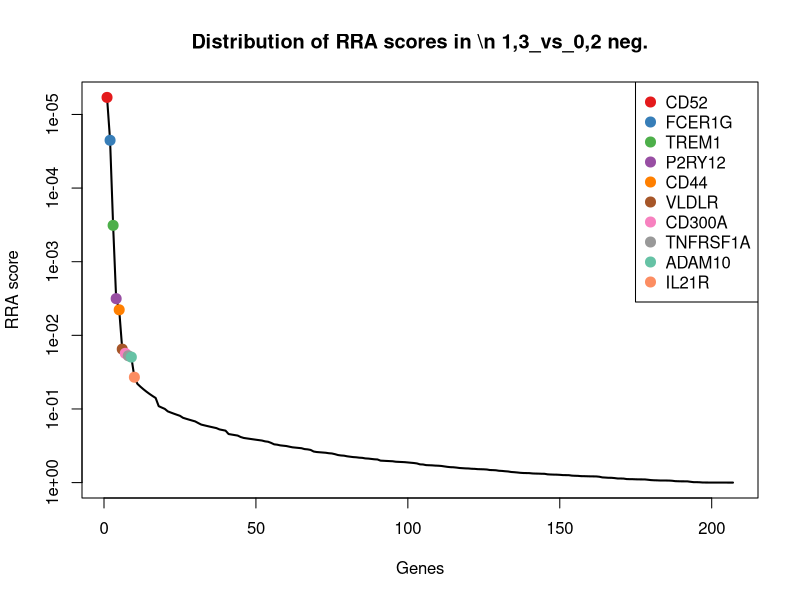
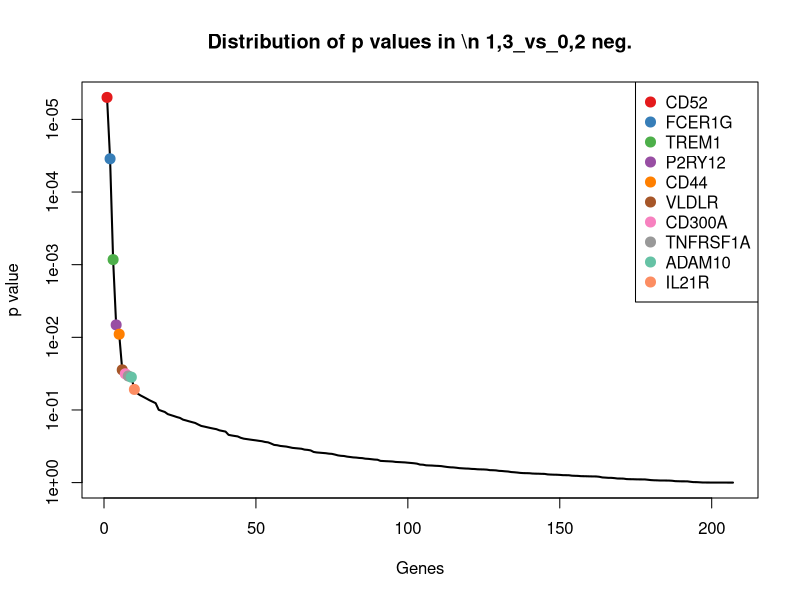
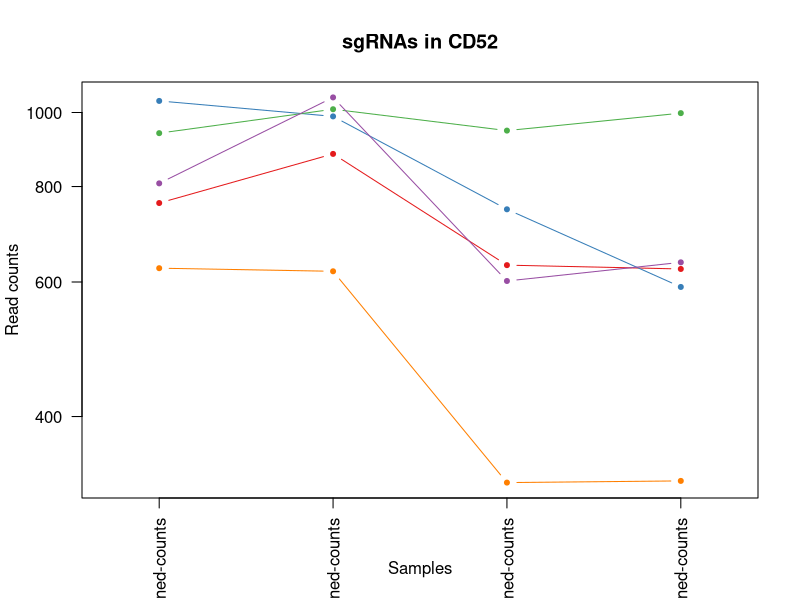
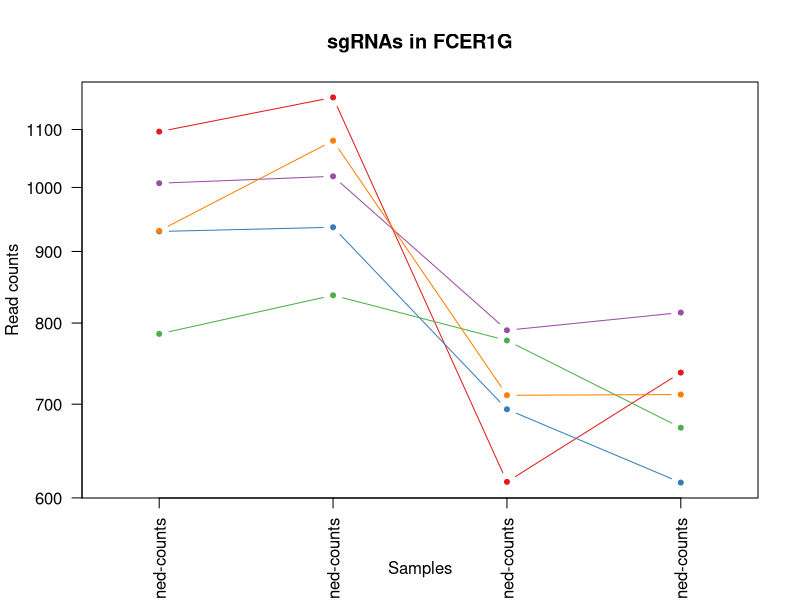
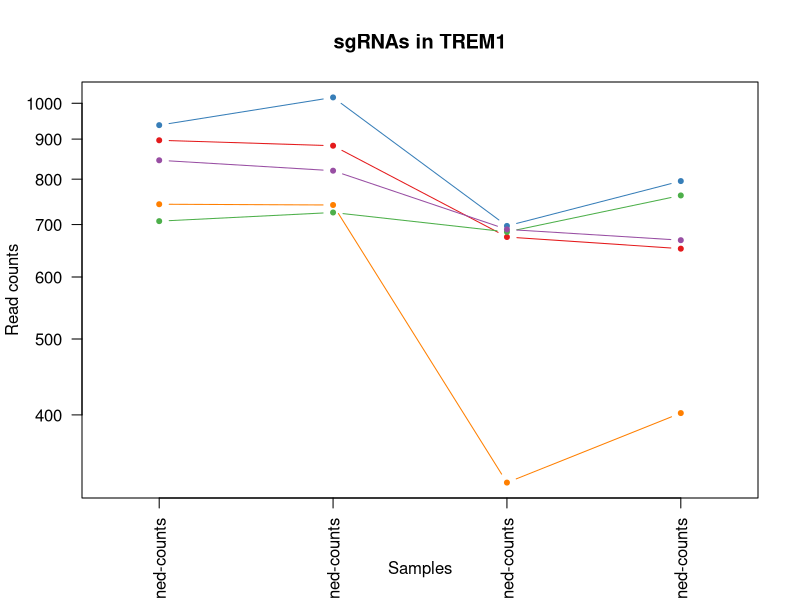
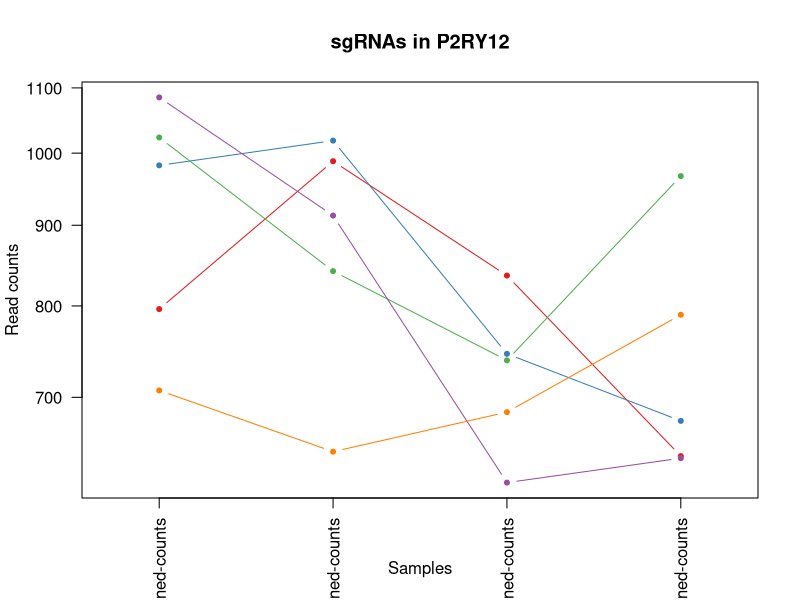
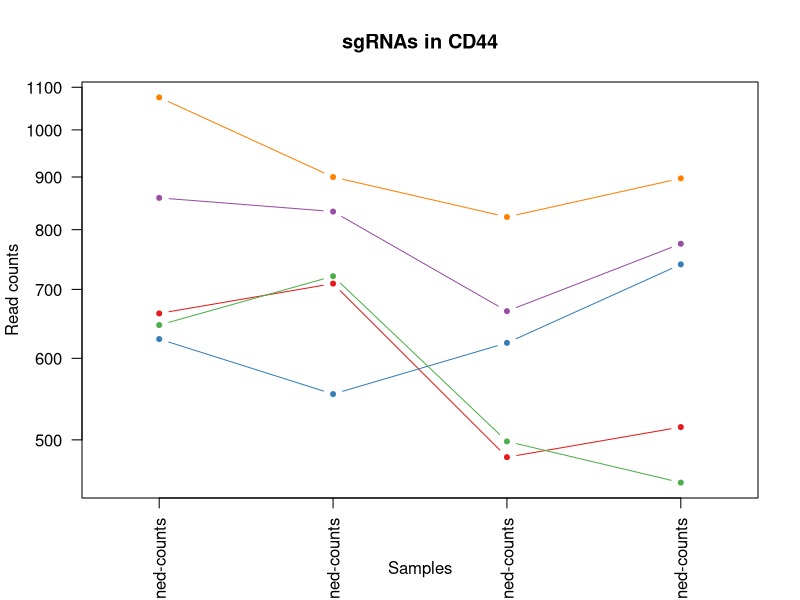
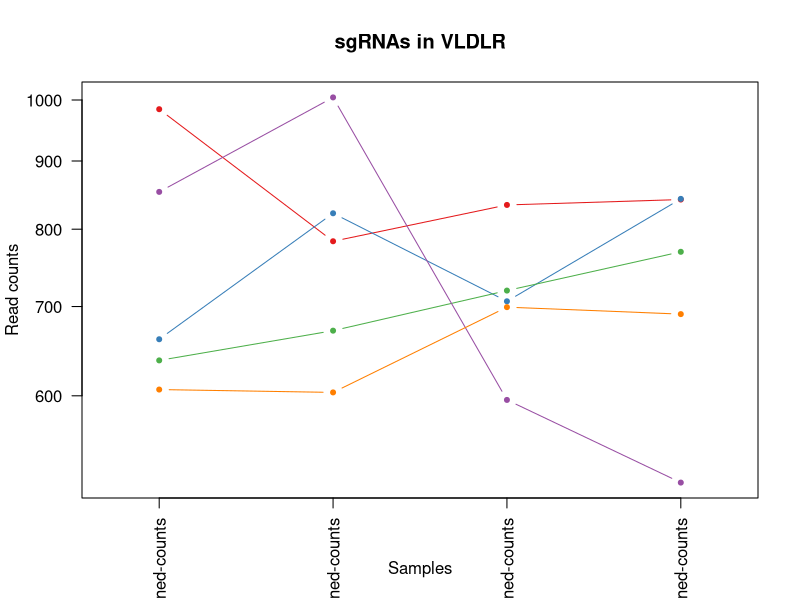

Source code (R) for these figures, in order: (Note: this script raises an error after producing the figures.)
pdf(file='TREM2_CRISPRa.pdf',width=4.5,height=4.5);
gstable=read.table('TREM2_CRISPRa.gene_summary.txt',header=T)
# 
#
# parameters
# Do not modify the variables beginning with "__"

# gstablename='__GENE_SUMMARY_FILE__'
startindex=3
# outputfile='__OUTPUT_FILE__'
targetgenelist=c("CD52","FCER1G","TREM1","P2RY12","CD44","VLDLR","CD300A","TNFRSF1A","ADAM10","IL21R")
# samplelabel=sub('.\\w+.\\w+$','',colnames(gstable)[startindex]);
samplelabel='1,3_vs_0,2 neg.'


# You need to write some codes in front of this code:
# gstable=read.table(gstablename,header=T)
# pdf(file=outputfile,width=6,height=6)


# set up color using RColorBrewer
#library(RColorBrewer)
#colors <- brewer.pal(length(targetgenelist), "Set1")

colors=c( "#E41A1C", "#377EB8", "#4DAF4A", "#984EA3", "#FF7F00",  "#A65628", "#F781BF",
          "#999999", "#66C2A5", "#FC8D62", "#8DA0CB", "#E78AC3", "#A6D854", "#FFD92F", "#E5C494", "#B3B3B3", 
          "#8DD3C7", "#FFFFB3", "#BEBADA", "#FB8072", "#80B1D3", "#FDB462", "#B3DE69", "#FCCDE5",
          "#D9D9D9", "#BC80BD", "#CCEBC5", "#FFED6F")

######
# function definition

plotrankedvalues<-function(val, tglist, ...){
  
  plot(val,log='y',ylim=c(max(val),min(val)),type='l',lwd=2, ...)
  if(length(tglist)>0){
    for(i in 1:length(tglist)){
      targetgene=tglist[i];
      tx=which(names(val)==targetgene);ty=val[targetgene];
      points(tx,ty,col=colors[(i %% length(colors)) ],cex=2,pch=20)
      # text(tx+50,ty,targetgene,col=colors[i])
    }
    legend('topright',tglist,pch=20,pt.cex = 2,cex=1,col=colors)
  }
}



plotrandvalues<-function(val,targetgenelist, ...){
  # choose the one with the best distance distribution
  
  mindiffvalue=0;
  randval=val;
  for(i in 1:20){
    randval0=sample(val)
    vindex=sort(which(names(randval0) %in% targetgenelist))
    if(max(vindex)>0.9*length(val)){
      # print('pass...')
      next;
    }
    mindiffind=min(diff(vindex));
    if (mindiffind > mindiffvalue){
      mindiffvalue=mindiffind;
      randval=randval0;
      # print(paste('Diff: ',mindiffvalue))
    }
  }
  plot(randval,log='y',ylim=c(max(randval),min(randval)),pch=20,col='grey', ...)
  
  if(length(targetgenelist)>0){
    for(i in 1:length(targetgenelist)){
      targetgene=targetgenelist[i];
      tx=which(names(randval)==targetgene);ty=randval[targetgene];
      points(tx,ty,col=colors[(i %% length(colors)) ],cex=2,pch=20)
      text(tx+50,ty,targetgene,col=colors[i])
    }
  }
  
}




# set.seed(1235)



pvec=gstable[,startindex]
names(pvec)=gstable[,'id']
pvec=sort(pvec);

plotrankedvalues(pvec,targetgenelist,xlab='Genes',ylab='RRA score',main=paste('Distribution of RRA scores in \\n',samplelabel))

# plotrandvalues(pvec,targetgenelist,xlab='Genes',ylab='RRA score',main=paste('Distribution of RRA scores in \\n',samplelabel))


pvec=gstable[,startindex+1]
names(pvec)=gstable[,'id']
pvec=sort(pvec);

plotrankedvalues(pvec,targetgenelist,xlab='Genes',ylab='p value',main=paste('Distribution of p values in \\n',samplelabel))

# plotrandvalues(pvec,targetgenelist,xlab='Genes',ylab='p value',main=paste('Distribution of p values in \\n',samplelabel))



# you need to write after this code:
# dev.off()






# parameters
# Do not modify the variables beginning with "__"
targetmat=list(c(760.1879919988596,881.6673649421962,630.2490580386057,623.023254695768),c(1034.463060273105,987.2949954609434,745.9469527510067,590.0795678222747),c(938.6091436789915,1008.8516547504836,945.8810339645419,997.0309939066021),c(806.6913772771919,1045.497975542702,600.8171374538721,635.6193702650447),c(624.4740308804614,618.6761216098051,326.7958078718696,328.46793676806425))
targetgene="CD52"
collabel=c("TRE-VPH-7d-dox-rd1-trem2-low_S18_L001_R1_001-clipped-trimmed-aligned-counts","TRE-VPH-7d-dox-rd2-trem2-low_S20_L001_R1_001-clipped-trimmed-aligned-counts","TRE-VPH-7d-dox-rd2-trem2-high_S21_L001_R1_001-clipped-trimmed-aligned-counts","TRE-VPH-7d-dox-rd1-trem2-high_S19_L001_R1_001-clipped-trimmed-aligned-counts")

# set up color using RColorBrewer
#library(RColorBrewer)
#colors <- brewer.pal(length(targetgenelist), "Set1")

colors=c( "#E41A1C", "#377EB8", "#4DAF4A", "#984EA3", "#FF7F00",  "#A65628", "#F781BF",
          "#999999", "#66C2A5", "#FC8D62", "#8DA0CB", "#E78AC3", "#A6D854", "#FFD92F", "#E5C494", "#B3B3B3", 
          "#8DD3C7", "#FFFFB3", "#BEBADA", "#FB8072", "#80B1D3", "#FDB462", "#B3DE69", "#FCCDE5",
          "#D9D9D9", "#BC80BD", "#CCEBC5", "#FFED6F")


## code

targetmatvec=unlist(targetmat)+1
yrange=range(targetmatvec[targetmatvec>0]);
# yrange[1]=1; # set the minimum value to 1
for(i in 1:length(targetmat)){
  vali=targetmat[[i]]+1;
  if(i==1){
    plot(1:length(vali),vali,type='b',las=1,pch=20,main=paste('sgRNAs in',targetgene),ylab='Read counts',xlab='Samples',xlim=c(0.7,length(vali)+0.3),ylim = yrange,col=colors[(i %% length(colors))],xaxt='n',log='y')
    axis(1,at=1:length(vali),labels=(collabel),las=2)
    # lines(0:100,rep(1,101),col='black');
  }else{
    lines(1:length(vali),vali,type='b',pch=20,col=colors[(i %% length(colors))])
  }
}




# parameters
# Do not modify the variables beginning with "__"
targetmat=list(c(1095.2021757386817,1158.6704368127882,615.0256508396055,736.3882948192592),c(929.1186568874951,935.5590131660467,693.1724744611396,614.302866993961),c(784.8632576567502,836.3983804341616,776.393767149007,672.4387850060077),c(1005.9915998986157,1017.4743184662997,789.5873867214738,812.9339202017874),c(930.0677055666448,1078.9107974414894,709.4107754734064,710.227131713838))
targetgene="FCER1G"
collabel=c("TRE-VPH-7d-dox-rd1-trem2-low_S18_L001_R1_001-clipped-trimmed-aligned-counts","TRE-VPH-7d-dox-rd2-trem2-low_S20_L001_R1_001-clipped-trimmed-aligned-counts","TRE-VPH-7d-dox-rd2-trem2-high_S21_L001_R1_001-clipped-trimmed-aligned-counts","TRE-VPH-7d-dox-rd1-trem2-high_S19_L001_R1_001-clipped-trimmed-aligned-counts")

# set up color using RColorBrewer
#library(RColorBrewer)
#colors <- brewer.pal(length(targetgenelist), "Set1")

colors=c( "#E41A1C", "#377EB8", "#4DAF4A", "#984EA3", "#FF7F00",  "#A65628", "#F781BF",
          "#999999", "#66C2A5", "#FC8D62", "#8DA0CB", "#E78AC3", "#A6D854", "#FFD92F", "#E5C494", "#B3B3B3", 
          "#8DD3C7", "#FFFFB3", "#BEBADA", "#FB8072", "#80B1D3", "#FDB462", "#B3DE69", "#FCCDE5",
          "#D9D9D9", "#BC80BD", "#CCEBC5", "#FFED6F")


## code

targetmatvec=unlist(targetmat)+1
yrange=range(targetmatvec[targetmatvec>0]);
# yrange[1]=1; # set the minimum value to 1
for(i in 1:length(targetmat)){
  vali=targetmat[[i]]+1;
  if(i==1){
    plot(1:length(vali),vali,type='b',las=1,pch=20,main=paste('sgRNAs in',targetgene),ylab='Read counts',xlab='Samples',xlim=c(0.7,length(vali)+0.3),ylim = yrange,col=colors[(i %% length(colors))],xaxt='n',log='y')
    axis(1,at=1:length(vali),labels=(collabel),las=2)
    # lines(0:100,rep(1,101),col='black');
  }else{
    lines(1:length(vali),vali,type='b',pch=20,col=colors[(i %% length(colors))])
  }
}




# parameters
# Do not modify the variables beginning with "__"
targetmat=list(c(895.9019531172578,881.6673649421962,673.8894920090728,651.1222817349238),c(936.7110463206923,1016.3964855018227,696.2171559009396,794.5242128313059),c(706.0922172873303,724.3037521285523,684.0384301417395,761.5805259578127),c(844.6533244431774,819.1530530025294,689.1128992080729,667.5941251716704),c(742.1560670950165,740.4712465957075,326.7958078718696,401.13783428312274))
targetgene="TREM1"
collabel=c("TRE-VPH-7d-dox-rd1-trem2-low_S18_L001_R1_001-clipped-trimmed-aligned-counts","TRE-VPH-7d-dox-rd2-trem2-low_S20_L001_R1_001-clipped-trimmed-aligned-counts","TRE-VPH-7d-dox-rd2-trem2-high_S21_L001_R1_001-clipped-trimmed-aligned-counts","TRE-VPH-7d-dox-rd1-trem2-high_S19_L001_R1_001-clipped-trimmed-aligned-counts")

# set up color using RColorBrewer
#library(RColorBrewer)
#colors <- brewer.pal(length(targetgenelist), "Set1")

colors=c( "#E41A1C", "#377EB8", "#4DAF4A", "#984EA3", "#FF7F00",  "#A65628", "#F781BF",
          "#999999", "#66C2A5", "#FC8D62", "#8DA0CB", "#E78AC3", "#A6D854", "#FFD92F", "#E5C494", "#B3B3B3", 
          "#8DD3C7", "#FFFFB3", "#BEBADA", "#FB8072", "#80B1D3", "#FDB462", "#B3DE69", "#FCCDE5",
          "#D9D9D9", "#BC80BD", "#CCEBC5", "#FFED6F")


## code

targetmatvec=unlist(targetmat)+1
yrange=range(targetmatvec[targetmatvec>0]);
# yrange[1]=1; # set the minimum value to 1
for(i in 1:length(targetmat)){
  vali=targetmat[[i]]+1;
  if(i==1){
    plot(1:length(vali),vali,type='b',las=1,pch=20,main=paste('sgRNAs in',targetgene),ylab='Read counts',xlab='Samples',xlim=c(0.7,length(vali)+0.3),ylim = yrange,col=colors[(i %% length(colors))],xaxt='n',log='y')
    axis(1,at=1:length(vali),labels=(collabel),las=2)
    # lines(0:100,rep(1,101),col='black');
  }else{
    lines(1:length(vali),vali,type='b',pch=20,col=colors[(i %% length(colors))])
  }
}




# parameters
# Do not modify the variables beginning with "__"
targetmat=list(c(795.3027931273963,987.2949954609434,835.2576083184742,641.4329620662494),c(981.3163342407252,1017.4743184662997,744.9320589377401,675.34558090661),c(1022.1254274441596,840.7097122920696,737.8278022448733,966.0251709668439),c(1083.813591588886,911.8466879475525,617.0554384661389,639.4950981325145),c(706.0922172873303,645.6219457217304,684.0384301417395,788.7106210301013))
targetgene="P2RY12"
collabel=c("TRE-VPH-7d-dox-rd1-trem2-low_S18_L001_R1_001-clipped-trimmed-aligned-counts","TRE-VPH-7d-dox-rd2-trem2-low_S20_L001_R1_001-clipped-trimmed-aligned-counts","TRE-VPH-7d-dox-rd2-trem2-high_S21_L001_R1_001-clipped-trimmed-aligned-counts","TRE-VPH-7d-dox-rd1-trem2-high_S19_L001_R1_001-clipped-trimmed-aligned-counts")

# set up color using RColorBrewer
#library(RColorBrewer)
#colors <- brewer.pal(length(targetgenelist), "Set1")

colors=c( "#E41A1C", "#377EB8", "#4DAF4A", "#984EA3", "#FF7F00",  "#A65628", "#F781BF",
          "#999999", "#66C2A5", "#FC8D62", "#8DA0CB", "#E78AC3", "#A6D854", "#FFD92F", "#E5C494", "#B3B3B3", 
          "#8DD3C7", "#FFFFB3", "#BEBADA", "#FB8072", "#80B1D3", "#FDB462", "#B3DE69", "#FCCDE5",
          "#D9D9D9", "#BC80BD", "#CCEBC5", "#FFED6F")


## code

targetmatvec=unlist(targetmat)+1
yrange=range(targetmatvec[targetmatvec>0]);
# yrange[1]=1; # set the minimum value to 1
for(i in 1:length(targetmat)){
  vali=targetmat[[i]]+1;
  if(i==1){
    plot(1:length(vali),vali,type='b',las=1,pch=20,main=paste('sgRNAs in',targetgene),ylab='Read counts',xlab='Samples',xlim=c(0.7,length(vali)+0.3),ylim = yrange,col=colors[(i %% length(colors))],xaxt='n',log='y')
    axis(1,at=1:length(vali),labels=(collabel),las=2)
    # lines(0:100,rep(1,101),col='black');
  }else{
    lines(1:length(vali),vali,type='b',pch=20,col=colors[(i %% length(colors))])
  }
}




# parameters
# Do not modify the variables beginning with "__"
targetmat=list(c(662.435978046447,708.1362576613972,480.04477367513766,513.5339424397465),c(625.4230795596111,552.9283107767073,620.100119905939,739.2950907198615),c(645.3531018217535,719.9924202706443,497.2979685006712,453.46016049396485),c(857.9400059512724,832.0870485762536,665.7703415029393,774.1766415270895),c(1074.3231047973898,898.9126923738283,822.0639887460075,896.2620693523877))
targetgene="CD44"
collabel=c("TRE-VPH-7d-dox-rd1-trem2-low_S18_L001_R1_001-clipped-trimmed-aligned-counts","TRE-VPH-7d-dox-rd2-trem2-low_S20_L001_R1_001-clipped-trimmed-aligned-counts","TRE-VPH-7d-dox-rd2-trem2-high_S21_L001_R1_001-clipped-trimmed-aligned-counts","TRE-VPH-7d-dox-rd1-trem2-high_S19_L001_R1_001-clipped-trimmed-aligned-counts")

# set up color using RColorBrewer
#library(RColorBrewer)
#colors <- brewer.pal(length(targetgenelist), "Set1")

colors=c( "#E41A1C", "#377EB8", "#4DAF4A", "#984EA3", "#FF7F00",  "#A65628", "#F781BF",
          "#999999", "#66C2A5", "#FC8D62", "#8DA0CB", "#E78AC3", "#A6D854", "#FFD92F", "#E5C494", "#B3B3B3", 
          "#8DD3C7", "#FFFFB3", "#BEBADA", "#FB8072", "#80B1D3", "#FDB462", "#B3DE69", "#FCCDE5",
          "#D9D9D9", "#BC80BD", "#CCEBC5", "#FFED6F")


## code

targetmatvec=unlist(targetmat)+1
yrange=range(targetmatvec[targetmatvec>0]);
# yrange[1]=1; # set the minimum value to 1
for(i in 1:length(targetmat)){
  vali=targetmat[[i]]+1;
  if(i==1){
    plot(1:length(vali),vali,type='b',las=1,pch=20,main=paste('sgRNAs in',targetgene),ylab='Read counts',xlab='Samples',xlim=c(0.7,length(vali)+0.3),ylim = yrange,col=colors[(i %% length(colors))],xaxt='n',log='y')
    axis(1,at=1:length(vali),labels=(collabel),las=2)
    # lines(0:100,rep(1,101),col='black');
  }else{
    lines(1:length(vali),vali,type='b',pch=20,col=colors[(i %% length(colors))])
  }
}




# parameters
# Do not modify the variables beginning with "__"
targetmat=list(c(983.2144315990245,782.506732210311,833.2278206919409,841.0329472409433),c(660.5378806881478,821.3087189314834,705.3512002203397,842.0018792078107),c(636.8116637094067,670.4121039047017,718.5448197928065,768.3630497258848),c(852.2457138763745,1003.4624899280985,594.7277745742721,515.4718063734814),c(605.4930572974688,602.50862714265,698.2469435274729,689.8795604096217))
targetgene="VLDLR"
collabel=c("TRE-VPH-7d-dox-rd1-trem2-low_S18_L001_R1_001-clipped-trimmed-aligned-counts","TRE-VPH-7d-dox-rd2-trem2-low_S20_L001_R1_001-clipped-trimmed-aligned-counts","TRE-VPH-7d-dox-rd2-trem2-high_S21_L001_R1_001-clipped-trimmed-aligned-counts","TRE-VPH-7d-dox-rd1-trem2-high_S19_L001_R1_001-clipped-trimmed-aligned-counts")

# set up color using RColorBrewer
#library(RColorBrewer)
#colors <- brewer.pal(length(targetgenelist), "Set1")

colors=c( "#E41A1C", "#377EB8", "#4DAF4A", "#984EA3", "#FF7F00",  "#A65628", "#F781BF",
          "#999999", "#66C2A5", "#FC8D62", "#8DA0CB", "#E78AC3", "#A6D854", "#FFD92F", "#E5C494", "#B3B3B3", 
          "#8DD3C7", "#FFFFB3", "#BEBADA", "#FB8072", "#80B1D3", "#FDB462", "#B3DE69", "#FCCDE5",
          "#D9D9D9", "#BC80BD", "#CCEBC5", "#FFED6F")


## code

targetmatvec=unlist(targetmat)+1
yrange=range(targetmatvec[targetmatvec>0]);
# yrange[1]=1; # set the minimum value to 1
for(i in 1:length(targetmat)){
  vali=targetmat[[i]]+1;
  if(i==1){
    plot(1:length(vali),vali,type='b',las=1,pch=20,main=paste('sgRNAs in',targetgene),ylab='Read counts',xlab='Samples',xlim=c(0.7,length(vali)+0.3),ylim = yrange,col=colors[(i %% length(colors))],xaxt='n',log='y')
    axis(1,at=1:length(vali),labels=(collabel),las=2)
    # lines(0:100,rep(1,101),col='black');
  }else{
    lines(1:length(vali),vali,type='b',pch=20,col=colors[(i %% length(colors))])
  }
}




# parameters
# Do not modify the variables beginning with "__"
targetmat=list(c(775.3727708652539,792.2072288906041,693.1724744611396,708.2892677801032),c(700.3979252124325,726.4594180575064,627.2043765988057,585.2349079879375),c(839.9080810474292,1012.0851536439146,759.1405723234735,697.6310161445613),c(788.6594523733488,606.819959000558,387.68943666787015,479.62132359938585),c(928.1696082083455,788.9737299971731,744.9320589377401,771.2698456264872))
targetgene="CD300A"
collabel=c("TRE-VPH-7d-dox-rd1-trem2-low_S18_L001_R1_001-clipped-trimmed-aligned-counts","TRE-VPH-7d-dox-rd2-trem2-low_S20_L001_R1_001-clipped-trimmed-aligned-counts","TRE-VPH-7d-dox-rd2-trem2-high_S21_L001_R1_001-clipped-trimmed-aligned-counts","TRE-VPH-7d-dox-rd1-trem2-high_S19_L001_R1_001-clipped-trimmed-aligned-counts")

# set up color using RColorBrewer
#library(RColorBrewer)
#colors <- brewer.pal(length(targetgenelist), "Set1")

colors=c( "#E41A1C", "#377EB8", "#4DAF4A", "#984EA3", "#FF7F00",  "#A65628", "#F781BF",
          "#999999", "#66C2A5", "#FC8D62", "#8DA0CB", "#E78AC3", "#A6D854", "#FFD92F", "#E5C494", "#B3B3B3", 
          "#8DD3C7", "#FFFFB3", "#BEBADA", "#FB8072", "#80B1D3", "#FDB462", "#B3DE69", "#FCCDE5",
          "#D9D9D9", "#BC80BD", "#CCEBC5", "#FFED6F")


## code

targetmatvec=unlist(targetmat)+1
yrange=range(targetmatvec[targetmatvec>0]);
# yrange[1]=1; # set the minimum value to 1
for(i in 1:length(targetmat)){
  vali=targetmat[[i]]+1;
  if(i==1){
    plot(1:length(vali),vali,type='b',las=1,pch=20,main=paste('sgRNAs in',targetgene),ylab='Read counts',xlab='Samples',xlim=c(0.7,length(vali)+0.3),ylim = yrange,col=colors[(i %% length(colors))],xaxt='n',log='y')
    axis(1,at=1:length(vali),labels=(collabel),las=2)
    # lines(0:100,rep(1,101),col='black');
  }else{
    lines(1:length(vali),vali,type='b',pch=20,col=colors[(i %% length(colors))])
  }
}




# parameters
# Do not modify the variables beginning with "__"
targetmat=list(c(788.6594523733488,601.430794178173,731.7384393652733,612.365003060226),c(651.0473938966513,904.3018571962134,646.4873590508726,682.1281046746822),c(894.0038557589586,895.6791934803973,710.425669286673,697.6310161445613),c(742.1560670950165,988.3728284254204,706.3660940336064,645.3086899337192),c(702.2960225707318,799.7520596419432,518.6107385792714,683.0970366415496))
targetgene="TNFRSF1A"
collabel=c("TRE-VPH-7d-dox-rd1-trem2-low_S18_L001_R1_001-clipped-trimmed-aligned-counts","TRE-VPH-7d-dox-rd2-trem2-low_S20_L001_R1_001-clipped-trimmed-aligned-counts","TRE-VPH-7d-dox-rd2-trem2-high_S21_L001_R1_001-clipped-trimmed-aligned-counts","TRE-VPH-7d-dox-rd1-trem2-high_S19_L001_R1_001-clipped-trimmed-aligned-counts")

# set up color using RColorBrewer
#library(RColorBrewer)
#colors <- brewer.pal(length(targetgenelist), "Set1")

colors=c( "#E41A1C", "#377EB8", "#4DAF4A", "#984EA3", "#FF7F00",  "#A65628", "#F781BF",
          "#999999", "#66C2A5", "#FC8D62", "#8DA0CB", "#E78AC3", "#A6D854", "#FFD92F", "#E5C494", "#B3B3B3", 
          "#8DD3C7", "#FFFFB3", "#BEBADA", "#FB8072", "#80B1D3", "#FDB462", "#B3DE69", "#FCCDE5",
          "#D9D9D9", "#BC80BD", "#CCEBC5", "#FFED6F")


## code

targetmatvec=unlist(targetmat)+1
yrange=range(targetmatvec[targetmatvec>0]);
# yrange[1]=1; # set the minimum value to 1
for(i in 1:length(targetmat)){
  vali=targetmat[[i]]+1;
  if(i==1){
    plot(1:length(vali),vali,type='b',las=1,pch=20,main=paste('sgRNAs in',targetgene),ylab='Read counts',xlab='Samples',xlim=c(0.7,length(vali)+0.3),ylim = yrange,col=colors[(i %% length(colors))],xaxt='n',log='y')
    axis(1,at=1:length(vali),labels=(collabel),las=2)
    # lines(0:100,rep(1,101),col='black');
  }else{
    lines(1:length(vali),vali,type='b',pch=20,col=colors[(i %% length(colors))])
  }
}




# parameters
# Do not modify the variables beginning with "__"
targetmat=list(c(675.7226595545419,702.7470928390121,703.3214125938064,613.3339350270935),c(726.0222395494727,713.5254224837822,722.6043950458732,755.766934156608),c(759.2389433197101,600.352961213696,533.8341457782715,537.7572416114326),c(866.481444063619,918.3136857344145,757.1107846969402,678.2523768072124),c(862.6852493470205,1031.486147004501,615.0256508396055,571.6698604517933))
targetgene="ADAM10"
collabel=c("TRE-VPH-7d-dox-rd1-trem2-low_S18_L001_R1_001-clipped-trimmed-aligned-counts","TRE-VPH-7d-dox-rd2-trem2-low_S20_L001_R1_001-clipped-trimmed-aligned-counts","TRE-VPH-7d-dox-rd2-trem2-high_S21_L001_R1_001-clipped-trimmed-aligned-counts","TRE-VPH-7d-dox-rd1-trem2-high_S19_L001_R1_001-clipped-trimmed-aligned-counts")

# set up color using RColorBrewer
#library(RColorBrewer)
#colors <- brewer.pal(length(targetgenelist), "Set1")

colors=c( "#E41A1C", "#377EB8", "#4DAF4A", "#984EA3", "#FF7F00",  "#A65628", "#F781BF",
          "#999999", "#66C2A5", "#FC8D62", "#8DA0CB", "#E78AC3", "#A6D854", "#FFD92F", "#E5C494", "#B3B3B3", 
          "#8DD3C7", "#FFFFB3", "#BEBADA", "#FB8072", "#80B1D3", "#FDB462", "#B3DE69", "#FCCDE5",
          "#D9D9D9", "#BC80BD", "#CCEBC5", "#FFED6F")


## code

targetmatvec=unlist(targetmat)+1
yrange=range(targetmatvec[targetmatvec>0]);
# yrange[1]=1; # set the minimum value to 1
for(i in 1:length(targetmat)){
  vali=targetmat[[i]]+1;
  if(i==1){
    plot(1:length(vali),vali,type='b',las=1,pch=20,main=paste('sgRNAs in',targetgene),ylab='Read counts',xlab='Samples',xlim=c(0.7,length(vali)+0.3),ylim = yrange,col=colors[(i %% length(colors))],xaxt='n',log='y')
    axis(1,at=1:length(vali),labels=(collabel),las=2)
    # lines(0:100,rep(1,101),col='black');
  }else{
    lines(1:length(vali),vali,type='b',pch=20,col=colors[(i %% length(colors))])
  }
}




# parameters
# Do not modify the variables beginning with "__"
targetmat=list(c(744.0541644533158,819.1530530025294,763.2001475765402,585.2349079879375),c(924.373413491747,968.9718350648342,877.8831484756746,831.3436275722688),c(758.2898946405604,708.1362576613972,826.1235639990741,757.7047980903429),c(745.0032131324655,724.3037521285523,439.44902114447063,530.0057858764931),c(721.2769961537246,779.2732333168799,721.5895012326065,871.0698382138341))
targetgene="IL21R"
collabel=c("TRE-VPH-7d-dox-rd1-trem2-low_S18_L001_R1_001-clipped-trimmed-aligned-counts","TRE-VPH-7d-dox-rd2-trem2-low_S20_L001_R1_001-clipped-trimmed-aligned-counts","TRE-VPH-7d-dox-rd2-trem2-high_S21_L001_R1_001-clipped-trimmed-aligned-counts","TRE-VPH-7d-dox-rd1-trem2-high_S19_L001_R1_001-clipped-trimmed-aligned-counts")

# set up color using RColorBrewer
#library(RColorBrewer)
#colors <- brewer.pal(length(targetgenelist), "Set1")

colors=c( "#E41A1C", "#377EB8", "#4DAF4A", "#984EA3", "#FF7F00",  "#A65628", "#F781BF",
          "#999999", "#66C2A5", "#FC8D62", "#8DA0CB", "#E78AC3", "#A6D854", "#FFD92F", "#E5C494", "#B3B3B3", 
          "#8DD3C7", "#FFFFB3", "#BEBADA", "#FB8072", "#80B1D3", "#FDB462", "#B3DE69", "#FCCDE5",
          "#D9D9D9", "#BC80BD", "#CCEBC5", "#FFED6F")


## code

targetmatvec=unlist(targetmat)+1
yrange=range(targetmatvec[targetmatvec>0]);
# yrange[1]=1; # set the minimum value to 1
for(i in 1:length(targetmat)){
  vali=targetmat[[i]]+1;
  if(i==1){
    plot(1:length(vali),vali,type='b',las=1,pch=20,main=paste('sgRNAs in',targetgene),ylab='Read counts',xlab='Samples',xlim=c(0.7,length(vali)+0.3),ylim = yrange,col=colors[(i %% length(colors))],xaxt='n',log='y')
    axis(1,at=1:length(vali),labels=(collabel),las=2)
    # lines(0:100,rep(1,101),col='black');
  }else{
    lines(1:length(vali),vali,type='b',pch=20,col=colors[(i %% length(colors))])
  }
}



# 
#
# parameters
# Do not modify the variables beginning with "__"

# gstablename='__GENE_SUMMARY_FILE__'
startindex=9
# outputfile='__OUTPUT_FILE__'
targetgenelist=c("TREM2","MS4A4A","LDLR","PTPRC","TGFBR3","ABCA1","ITGAX","AXL","P2RY6","CD81")
# samplelabel=sub('.\\w+.\\w+$','',colnames(gstable)[startindex]);
samplelabel='1,3_vs_0,2 pos.'


# You need to write some codes in front of this code:
# gstable=read.table(gstablename,header=T)
# pdf(file=outputfile,width=6,height=6)


# set up color using RColorBrewer
#library(RColorBrewer)
#colors <- brewer.pal(length(targetgenelist), "Set1")

colors=c( "#E41A1C", "#377EB8", "#4DAF4A", "#984EA3", "#FF7F00",  "#A65628", "#F781BF",
          "#999999", "#66C2A5", "#FC8D62", "#8DA0CB", "#E78AC3", "#A6D854", "#FFD92F", "#E5C494", "#B3B3B3", 
          "#8DD3C7", "#FFFFB3", "#BEBADA", "#FB8072", "#80B1D3", "#FDB462", "#B3DE69", "#FCCDE5",
          "#D9D9D9", "#BC80BD", "#CCEBC5", "#FFED6F")

######
# function definition

plotrankedvalues<-function(val, tglist, ...){
  
  plot(val,log='y',ylim=c(max(val),min(val)),type='l',lwd=2, ...)
  if(length(tglist)>0){
    for(i in 1:length(tglist)){
      targetgene=tglist[i];
      tx=which(names(val)==targetgene);ty=val[targetgene];
      points(tx,ty,col=colors[(i %% length(colors)) ],cex=2,pch=20)
      # text(tx+50,ty,targetgene,col=colors[i])
    }
    legend('topright',tglist,pch=20,pt.cex = 2,cex=1,col=colors)
  }
}



plotrandvalues<-function(val,targetgenelist, ...){
  # choose the one with the best distance distribution
  
  mindiffvalue=0;
  randval=val;
  for(i in 1:20){
    randval0=sample(val)
    vindex=sort(which(names(randval0) %in% targetgenelist))
    if(max(vindex)>0.9*length(val)){
      # print('pass...')
      next;
    }
    mindiffind=min(diff(vindex));
    if (mindiffind > mindiffvalue){
      mindiffvalue=mindiffind;
      randval=randval0;
      # print(paste('Diff: ',mindiffvalue))
    }
  }
  plot(randval,log='y',ylim=c(max(randval),min(randval)),pch=20,col='grey', ...)
  
  if(length(targetgenelist)>0){
    for(i in 1:length(targetgenelist)){
      targetgene=targetgenelist[i];
      tx=which(names(randval)==targetgene);ty=randval[targetgene];
      points(tx,ty,col=colors[(i %% length(colors)) ],cex=2,pch=20)
      text(tx+50,ty,targetgene,col=colors[i])
    }
  }
  
}




# set.seed(1235)



pvec=gstable[,startindex]
names(pvec)=gstable[,'id']
pvec=sort(pvec);

plotrankedvalues(pvec,targetgenelist,xlab='Genes',ylab='RRA score',main=paste('Distribution of RRA scores in \\n',samplelabel))

# plotrandvalues(pvec,targetgenelist,xlab='Genes',ylab='RRA score',main=paste('Distribution of RRA scores in \\n',samplelabel))


pvec=gstable[,startindex+1]
names(pvec)=gstable[,'id']
pvec=sort(pvec);

plotrankedvalues(pvec,targetgenelist,xlab='Genes',ylab='p value',main=paste('Distribution of p values in \\n',samplelabel))

# plotrandvalues(pvec,targetgenelist,xlab='Genes',ylab='p value',main=paste('Distribution of p values in \\n',samplelabel))



# you need to write after this code:
# dev.off()






# parameters
# Do not modify the variables beginning with "__"
targetmat=list(c(703.2450712498814,739.3934136312305,1526.4002951530804,1397.1998962228574),c(452.6962199543771,416.0435242881268,2515.9217630880894,2120.9920754728396),c(641.556907105155,606.819959000558,1685.7386238359486,1247.9843733252708),c(486.86197240376407,503.3479944107648,2123.157857353886,1810.933846075257),c(604.5440086183191,633.7657831124833,2970.59419143156,2306.058081144522))
targetgene="TREM2"
collabel=c("TRE-VPH-7d-dox-rd1-trem2-low_S18_L001_R1_001-clipped-trimmed-aligned-counts","TRE-VPH-7d-dox-rd2-trem2-low_S20_L001_R1_001-clipped-trimmed-aligned-counts","TRE-VPH-7d-dox-rd2-trem2-high_S21_L001_R1_001-clipped-trimmed-aligned-counts","TRE-VPH-7d-dox-rd1-trem2-high_S19_L001_R1_001-clipped-trimmed-aligned-counts")

# set up color using RColorBrewer
#library(RColorBrewer)
#colors <- brewer.pal(length(targetgenelist), "Set1")

colors=c( "#E41A1C", "#377EB8", "#4DAF4A", "#984EA3", "#FF7F00",  "#A65628", "#F781BF",
          "#999999", "#66C2A5", "#FC8D62", "#8DA0CB", "#E78AC3", "#A6D854", "#FFD92F", "#E5C494", "#B3B3B3", 
          "#8DD3C7", "#FFFFB3", "#BEBADA", "#FB8072", "#80B1D3", "#FDB462", "#B3DE69", "#FCCDE5",
          "#D9D9D9", "#BC80BD", "#CCEBC5", "#FFED6F")


## code

targetmatvec=unlist(targetmat)+1
yrange=range(targetmatvec[targetmatvec>0]);
# yrange[1]=1; # set the minimum value to 1
for(i in 1:length(targetmat)){
  vali=targetmat[[i]]+1;
  if(i==1){
    plot(1:length(vali),vali,type='b',las=1,pch=20,main=paste('sgRNAs in',targetgene),ylab='Read counts',xlab='Samples',xlim=c(0.7,length(vali)+0.3),ylim = yrange,col=colors[(i %% length(colors))],xaxt='n',log='y')
    axis(1,at=1:length(vali),labels=(collabel),las=2)
    # lines(0:100,rep(1,101),col='black');
  }else{
    lines(1:length(vali),vali,type='b',pch=20,col=colors[(i %% length(colors))])
  }
}




# parameters
# Do not modify the variables beginning with "__"
targetmat=list(c(718.4298501162756,643.4662797927764,1461.4470911040132,1532.8503715842999),c(875.9719308551155,665.0229390823166,1148.859796617877,1162.7183602409355),c(648.2002478592025,629.4544512545752,1542.6385961653473,1436.9261068644228),c(453.6452686335267,600.352961213696,512.5213756996712,570.7009284849258),c(558.9896720191365,630.5322842190523,1036.206583345276,849.7533349427504))
targetgene="MS4A4A"
collabel=c("TRE-VPH-7d-dox-rd1-trem2-low_S18_L001_R1_001-clipped-trimmed-aligned-counts","TRE-VPH-7d-dox-rd2-trem2-low_S20_L001_R1_001-clipped-trimmed-aligned-counts","TRE-VPH-7d-dox-rd2-trem2-high_S21_L001_R1_001-clipped-trimmed-aligned-counts","TRE-VPH-7d-dox-rd1-trem2-high_S19_L001_R1_001-clipped-trimmed-aligned-counts")

# set up color using RColorBrewer
#library(RColorBrewer)
#colors <- brewer.pal(length(targetgenelist), "Set1")

colors=c( "#E41A1C", "#377EB8", "#4DAF4A", "#984EA3", "#FF7F00",  "#A65628", "#F781BF",
          "#999999", "#66C2A5", "#FC8D62", "#8DA0CB", "#E78AC3", "#A6D854", "#FFD92F", "#E5C494", "#B3B3B3", 
          "#8DD3C7", "#FFFFB3", "#BEBADA", "#FB8072", "#80B1D3", "#FDB462", "#B3DE69", "#FCCDE5",
          "#D9D9D9", "#BC80BD", "#CCEBC5", "#FFED6F")


## code

targetmatvec=unlist(targetmat)+1
yrange=range(targetmatvec[targetmatvec>0]);
# yrange[1]=1; # set the minimum value to 1
for(i in 1:length(targetmat)){
  vali=targetmat[[i]]+1;
  if(i==1){
    plot(1:length(vali),vali,type='b',las=1,pch=20,main=paste('sgRNAs in',targetgene),ylab='Read counts',xlab='Samples',xlim=c(0.7,length(vali)+0.3),ylim = yrange,col=colors[(i %% length(colors))],xaxt='n',log='y')
    axis(1,at=1:length(vali),labels=(collabel),las=2)
    # lines(0:100,rep(1,101),col='black');
  }else{
    lines(1:length(vali),vali,type='b',pch=20,col=colors[(i %% length(colors))])
  }
}




# parameters
# Do not modify the variables beginning with "__"
targetmat=list(c(694.7036331375347,825.6200507893915,1182.3512924556774,1000.9067217740719),c(740.2579697367173,893.5235275514433,739.8575898714067,837.1572193734735),c(602.6459112600198,833.1648815407306,740.8724836846734,810.9960562680525),c(577.9706456021293,535.6829833450752,891.0767680481414,1018.3474971776859),c(617.8306901264141,688.7352643008109,1027.072539025876,817.7785800361246))
targetgene="LDLR"
collabel=c("TRE-VPH-7d-dox-rd1-trem2-low_S18_L001_R1_001-clipped-trimmed-aligned-counts","TRE-VPH-7d-dox-rd2-trem2-low_S20_L001_R1_001-clipped-trimmed-aligned-counts","TRE-VPH-7d-dox-rd2-trem2-high_S21_L001_R1_001-clipped-trimmed-aligned-counts","TRE-VPH-7d-dox-rd1-trem2-high_S19_L001_R1_001-clipped-trimmed-aligned-counts")

# set up color using RColorBrewer
#library(RColorBrewer)
#colors <- brewer.pal(length(targetgenelist), "Set1")

colors=c( "#E41A1C", "#377EB8", "#4DAF4A", "#984EA3", "#FF7F00",  "#A65628", "#F781BF",
          "#999999", "#66C2A5", "#FC8D62", "#8DA0CB", "#E78AC3", "#A6D854", "#FFD92F", "#E5C494", "#B3B3B3", 
          "#8DD3C7", "#FFFFB3", "#BEBADA", "#FB8072", "#80B1D3", "#FDB462", "#B3DE69", "#FCCDE5",
          "#D9D9D9", "#BC80BD", "#CCEBC5", "#FFED6F")


## code

targetmatvec=unlist(targetmat)+1
yrange=range(targetmatvec[targetmatvec>0]);
# yrange[1]=1; # set the minimum value to 1
for(i in 1:length(targetmat)){
  vali=targetmat[[i]]+1;
  if(i==1){
    plot(1:length(vali),vali,type='b',las=1,pch=20,main=paste('sgRNAs in',targetgene),ylab='Read counts',xlab='Samples',xlim=c(0.7,length(vali)+0.3),ylim = yrange,col=colors[(i %% length(colors))],xaxt='n',log='y')
    axis(1,at=1:length(vali),labels=(collabel),las=2)
    # lines(0:100,rep(1,101),col='black');
  }else{
    lines(1:length(vali),vali,type='b',pch=20,col=colors[(i %% length(colors))])
  }
}




# parameters
# Do not modify the variables beginning with "__"
targetmat=list(c(636.8116637094067,584.1854667465407,1149.8746904311438,906.9203209879297),c(781.0670629401517,794.3628948195582,1029.1023266524094,968.9319668674462),c(835.162837651681,869.8112023329489,1089.9959554484099,1093.9241905933468),c(517.2315301365525,589.5746315689257,1543.6534899786138,1517.3474601144208),c(845.6023731223271,758.7944069918167,1204.6789563475443,930.1746881927484))
targetgene="PTPRC"
collabel=c("TRE-VPH-7d-dox-rd1-trem2-low_S18_L001_R1_001-clipped-trimmed-aligned-counts","TRE-VPH-7d-dox-rd2-trem2-low_S20_L001_R1_001-clipped-trimmed-aligned-counts","TRE-VPH-7d-dox-rd2-trem2-high_S21_L001_R1_001-clipped-trimmed-aligned-counts","TRE-VPH-7d-dox-rd1-trem2-high_S19_L001_R1_001-clipped-trimmed-aligned-counts")

# set up color using RColorBrewer
#library(RColorBrewer)
#colors <- brewer.pal(length(targetgenelist), "Set1")

colors=c( "#E41A1C", "#377EB8", "#4DAF4A", "#984EA3", "#FF7F00",  "#A65628", "#F781BF",
          "#999999", "#66C2A5", "#FC8D62", "#8DA0CB", "#E78AC3", "#A6D854", "#FFD92F", "#E5C494", "#B3B3B3", 
          "#8DD3C7", "#FFFFB3", "#BEBADA", "#FB8072", "#80B1D3", "#FDB462", "#B3DE69", "#FCCDE5",
          "#D9D9D9", "#BC80BD", "#CCEBC5", "#FFED6F")


## code

targetmatvec=unlist(targetmat)+1
yrange=range(targetmatvec[targetmatvec>0]);
# yrange[1]=1; # set the minimum value to 1
for(i in 1:length(targetmat)){
  vali=targetmat[[i]]+1;
  if(i==1){
    plot(1:length(vali),vali,type='b',las=1,pch=20,main=paste('sgRNAs in',targetgene),ylab='Read counts',xlab='Samples',xlim=c(0.7,length(vali)+0.3),ylim = yrange,col=colors[(i %% length(colors))],xaxt='n',log='y')
    axis(1,at=1:length(vali),labels=(collabel),las=2)
    # lines(0:100,rep(1,101),col='black');
  }else{
    lines(1:length(vali),vali,type='b',pch=20,col=colors[(i %% length(colors))])
  }
}




# parameters
# Do not modify the variables beginning with "__"
targetmat=list(c(826.6213995393343,759.8722399562937,844.3916526378742,853.6290628102201),c(475.4733882539684,611.1312908584661,848.451227890941,839.0950833072084),c(578.9196942812789,704.9027587679661,717.5299259795398,775.1455734939569),c(781.0670629401517,737.2377477022765,901.2257061808082,748.0154784216685),c(466.93195014162166,485.0248340146556,911.3746443134748,728.6368390843195))
targetgene="TGFBR3"
collabel=c("TRE-VPH-7d-dox-rd1-trem2-low_S18_L001_R1_001-clipped-trimmed-aligned-counts","TRE-VPH-7d-dox-rd2-trem2-low_S20_L001_R1_001-clipped-trimmed-aligned-counts","TRE-VPH-7d-dox-rd2-trem2-high_S21_L001_R1_001-clipped-trimmed-aligned-counts","TRE-VPH-7d-dox-rd1-trem2-high_S19_L001_R1_001-clipped-trimmed-aligned-counts")

# set up color using RColorBrewer
#library(RColorBrewer)
#colors <- brewer.pal(length(targetgenelist), "Set1")

colors=c( "#E41A1C", "#377EB8", "#4DAF4A", "#984EA3", "#FF7F00",  "#A65628", "#F781BF",
          "#999999", "#66C2A5", "#FC8D62", "#8DA0CB", "#E78AC3", "#A6D854", "#FFD92F", "#E5C494", "#B3B3B3", 
          "#8DD3C7", "#FFFFB3", "#BEBADA", "#FB8072", "#80B1D3", "#FDB462", "#B3DE69", "#FCCDE5",
          "#D9D9D9", "#BC80BD", "#CCEBC5", "#FFED6F")


## code

targetmatvec=unlist(targetmat)+1
yrange=range(targetmatvec[targetmatvec>0]);
# yrange[1]=1; # set the minimum value to 1
for(i in 1:length(targetmat)){
  vali=targetmat[[i]]+1;
  if(i==1){
    plot(1:length(vali),vali,type='b',las=1,pch=20,main=paste('sgRNAs in',targetgene),ylab='Read counts',xlab='Samples',xlim=c(0.7,length(vali)+0.3),ylim = yrange,col=colors[(i %% length(colors))],xaxt='n',log='y')
    axis(1,at=1:length(vali),labels=(collabel),las=2)
    # lines(0:100,rep(1,101),col='black');
  }else{
    lines(1:length(vali),vali,type='b',pch=20,col=colors[(i %% length(colors))])
  }
}




# parameters
# Do not modify the variables beginning with "__"
targetmat=list(c(539.0596497569941,485.0248340146556,1265.5725851435448,873.9766341144365),c(926.2715108500462,776.0397344234489,1033.161901905476,955.3669193313019),c(633.9645176719579,530.2938185226901,767.259722829607,680.1902407409473),c(846.5514218014766,641.3106138638224,857.585272210341,858.4737226445574),c(729.8184342660712,842.8653782210237,1135.6661770454102,818.747512002992))
targetgene="ABCA1"
collabel=c("TRE-VPH-7d-dox-rd1-trem2-low_S18_L001_R1_001-clipped-trimmed-aligned-counts","TRE-VPH-7d-dox-rd2-trem2-low_S20_L001_R1_001-clipped-trimmed-aligned-counts","TRE-VPH-7d-dox-rd2-trem2-high_S21_L001_R1_001-clipped-trimmed-aligned-counts","TRE-VPH-7d-dox-rd1-trem2-high_S19_L001_R1_001-clipped-trimmed-aligned-counts")

# set up color using RColorBrewer
#library(RColorBrewer)
#colors <- brewer.pal(length(targetgenelist), "Set1")

colors=c( "#E41A1C", "#377EB8", "#4DAF4A", "#984EA3", "#FF7F00",  "#A65628", "#F781BF",
          "#999999", "#66C2A5", "#FC8D62", "#8DA0CB", "#E78AC3", "#A6D854", "#FFD92F", "#E5C494", "#B3B3B3", 
          "#8DD3C7", "#FFFFB3", "#BEBADA", "#FB8072", "#80B1D3", "#FDB462", "#B3DE69", "#FCCDE5",
          "#D9D9D9", "#BC80BD", "#CCEBC5", "#FFED6F")


## code

targetmatvec=unlist(targetmat)+1
yrange=range(targetmatvec[targetmatvec>0]);
# yrange[1]=1; # set the minimum value to 1
for(i in 1:length(targetmat)){
  vali=targetmat[[i]]+1;
  if(i==1){
    plot(1:length(vali),vali,type='b',las=1,pch=20,main=paste('sgRNAs in',targetgene),ylab='Read counts',xlab='Samples',xlim=c(0.7,length(vali)+0.3),ylim = yrange,col=colors[(i %% length(colors))],xaxt='n',log='y')
    axis(1,at=1:length(vali),labels=(collabel),las=2)
    # lines(0:100,rep(1,101),col='black');
  }else{
    lines(1:length(vali),vali,type='b',pch=20,col=colors[(i %% length(colors))])
  }
}




# parameters
# Do not modify the variables beginning with "__"
targetmat=list(c(828.5194968976335,861.1885386171328,871.7937855960745,805.1824644668478),c(678.5698055919909,816.9973870735754,783.4980238418738,732.5125669517894),c(676.6717082336916,813.7638881801444,791.6171743480071,636.5883022319122),c(653.8945399341003,622.9874534677132,841.3469711980742,688.9106284427543),c(539.0596497569941,582.0298008175866,1189.4555491485442,736.3882948192592))
targetgene="ITGAX"
collabel=c("TRE-VPH-7d-dox-rd1-trem2-low_S18_L001_R1_001-clipped-trimmed-aligned-counts","TRE-VPH-7d-dox-rd2-trem2-low_S20_L001_R1_001-clipped-trimmed-aligned-counts","TRE-VPH-7d-dox-rd2-trem2-high_S21_L001_R1_001-clipped-trimmed-aligned-counts","TRE-VPH-7d-dox-rd1-trem2-high_S19_L001_R1_001-clipped-trimmed-aligned-counts")

# set up color using RColorBrewer
#library(RColorBrewer)
#colors <- brewer.pal(length(targetgenelist), "Set1")

colors=c( "#E41A1C", "#377EB8", "#4DAF4A", "#984EA3", "#FF7F00",  "#A65628", "#F781BF",
          "#999999", "#66C2A5", "#FC8D62", "#8DA0CB", "#E78AC3", "#A6D854", "#FFD92F", "#E5C494", "#B3B3B3", 
          "#8DD3C7", "#FFFFB3", "#BEBADA", "#FB8072", "#80B1D3", "#FDB462", "#B3DE69", "#FCCDE5",
          "#D9D9D9", "#BC80BD", "#CCEBC5", "#FFED6F")


## code

targetmatvec=unlist(targetmat)+1
yrange=range(targetmatvec[targetmatvec>0]);
# yrange[1]=1; # set the minimum value to 1
for(i in 1:length(targetmat)){
  vali=targetmat[[i]]+1;
  if(i==1){
    plot(1:length(vali),vali,type='b',las=1,pch=20,main=paste('sgRNAs in',targetgene),ylab='Read counts',xlab='Samples',xlim=c(0.7,length(vali)+0.3),ylim = yrange,col=colors[(i %% length(colors))],xaxt='n',log='y')
    axis(1,at=1:length(vali),labels=(collabel),las=2)
    # lines(0:100,rep(1,101),col='black');
  }else{
    lines(1:length(vali),vali,type='b',pch=20,col=colors[(i %% length(colors))])
  }
}




# parameters
# Do not modify the variables beginning with "__"
targetmat=list(c(823.7742535018854,815.9195541090984,1120.44276984641,1058.0737078192512),c(706.0922172873303,673.6456027981327,682.0086425152061,692.786356310224),c(761.1370406780093,975.4388328516962,808.8703691735407,1024.1610889788906),c(830.4175942559328,904.3018571962134,1340.6747273252788,1514.4406642138183),c(1090.4569323429334,936.6368461305237,1033.161901905476,927.267892292146))
targetgene="AXL"
collabel=c("TRE-VPH-7d-dox-rd1-trem2-low_S18_L001_R1_001-clipped-trimmed-aligned-counts","TRE-VPH-7d-dox-rd2-trem2-low_S20_L001_R1_001-clipped-trimmed-aligned-counts","TRE-VPH-7d-dox-rd2-trem2-high_S21_L001_R1_001-clipped-trimmed-aligned-counts","TRE-VPH-7d-dox-rd1-trem2-high_S19_L001_R1_001-clipped-trimmed-aligned-counts")

# set up color using RColorBrewer
#library(RColorBrewer)
#colors <- brewer.pal(length(targetgenelist), "Set1")

colors=c( "#E41A1C", "#377EB8", "#4DAF4A", "#984EA3", "#FF7F00",  "#A65628", "#F781BF",
          "#999999", "#66C2A5", "#FC8D62", "#8DA0CB", "#E78AC3", "#A6D854", "#FFD92F", "#E5C494", "#B3B3B3", 
          "#8DD3C7", "#FFFFB3", "#BEBADA", "#FB8072", "#80B1D3", "#FDB462", "#B3DE69", "#FCCDE5",
          "#D9D9D9", "#BC80BD", "#CCEBC5", "#FFED6F")


## code

targetmatvec=unlist(targetmat)+1
yrange=range(targetmatvec[targetmatvec>0]);
# yrange[1]=1; # set the minimum value to 1
for(i in 1:length(targetmat)){
  vali=targetmat[[i]]+1;
  if(i==1){
    plot(1:length(vali),vali,type='b',las=1,pch=20,main=paste('sgRNAs in',targetgene),ylab='Read counts',xlab='Samples',xlim=c(0.7,length(vali)+0.3),ylim = yrange,col=colors[(i %% length(colors))],xaxt='n',log='y')
    axis(1,at=1:length(vali),labels=(collabel),las=2)
    # lines(0:100,rep(1,101),col='black');
  }else{
    lines(1:length(vali),vali,type='b',pch=20,col=colors[(i %% length(colors))])
  }
}




# parameters
# Do not modify the variables beginning with "__"
targetmat=list(c(971.8258474492288,1079.9886304059664,933.7023082053418,912.7339127891344),c(588.4101810727752,743.7047454891385,1131.6066017923436,1047.4154561837092),c(735.512726340969,840.7097122920696,782.4831300286071,941.8018717951577),c(780.118014261002,731.8485828798914,636.3384209182058,830.3746956054014),c(950.9467765079368,971.1275009937882,813.944838239874,836.188287406606))
targetgene="P2RY6"
collabel=c("TRE-VPH-7d-dox-rd1-trem2-low_S18_L001_R1_001-clipped-trimmed-aligned-counts","TRE-VPH-7d-dox-rd2-trem2-low_S20_L001_R1_001-clipped-trimmed-aligned-counts","TRE-VPH-7d-dox-rd2-trem2-high_S21_L001_R1_001-clipped-trimmed-aligned-counts","TRE-VPH-7d-dox-rd1-trem2-high_S19_L001_R1_001-clipped-trimmed-aligned-counts")

# set up color using RColorBrewer
#library(RColorBrewer)
#colors <- brewer.pal(length(targetgenelist), "Set1")

colors=c( "#E41A1C", "#377EB8", "#4DAF4A", "#984EA3", "#FF7F00",  "#A65628", "#F781BF",
          "#999999", "#66C2A5", "#FC8D62", "#8DA0CB", "#E78AC3", "#A6D854", "#FFD92F", "#E5C494", "#B3B3B3", 
          "#8DD3C7", "#FFFFB3", "#BEBADA", "#FB8072", "#80B1D3", "#FDB462", "#B3DE69", "#FCCDE5",
          "#D9D9D9", "#BC80BD", "#CCEBC5", "#FFED6F")


## code

targetmatvec=unlist(targetmat)+1
yrange=range(targetmatvec[targetmatvec>0]);
# yrange[1]=1; # set the minimum value to 1
for(i in 1:length(targetmat)){
  vali=targetmat[[i]]+1;
  if(i==1){
    plot(1:length(vali),vali,type='b',las=1,pch=20,main=paste('sgRNAs in',targetgene),ylab='Read counts',xlab='Samples',xlim=c(0.7,length(vali)+0.3),ylim = yrange,col=colors[(i %% length(colors))],xaxt='n',log='y')
    axis(1,at=1:length(vali),labels=(collabel),las=2)
    # lines(0:100,rep(1,101),col='black');
  }else{
    lines(1:length(vali),vali,type='b',pch=20,col=colors[(i %% length(colors))])
  }
}




# parameters
# Do not modify the variables beginning with "__"
targetmat=list(c(766.8313327529071,786.8180640682191,981.4023174288756,909.827116888532),c(591.2573271102242,640.2327808993454,823.0788825592741,1078.4212791234677),c(852.2457138763745,822.3865518959605,899.1959185542747,925.3300283584111),c(1034.463060273105,970.0496680293112,1059.5491410504096,1144.308652870454),c(715.5827040788267,639.1549479348683,908.3299628736748,853.6290628102201))
targetgene="CD81"
collabel=c("TRE-VPH-7d-dox-rd1-trem2-low_S18_L001_R1_001-clipped-trimmed-aligned-counts","TRE-VPH-7d-dox-rd2-trem2-low_S20_L001_R1_001-clipped-trimmed-aligned-counts","TRE-VPH-7d-dox-rd2-trem2-high_S21_L001_R1_001-clipped-trimmed-aligned-counts","TRE-VPH-7d-dox-rd1-trem2-high_S19_L001_R1_001-clipped-trimmed-aligned-counts")

# set up color using RColorBrewer
#library(RColorBrewer)
#colors <- brewer.pal(length(targetgenelist), "Set1")

colors=c( "#E41A1C", "#377EB8", "#4DAF4A", "#984EA3", "#FF7F00",  "#A65628", "#F781BF",
          "#999999", "#66C2A5", "#FC8D62", "#8DA0CB", "#E78AC3", "#A6D854", "#FFD92F", "#E5C494", "#B3B3B3", 
          "#8DD3C7", "#FFFFB3", "#BEBADA", "#FB8072", "#80B1D3", "#FDB462", "#B3DE69", "#FCCDE5",
          "#D9D9D9", "#BC80BD", "#CCEBC5", "#FFED6F")


## code

targetmatvec=unlist(targetmat)+1
yrange=range(targetmatvec[targetmatvec>0]);
# yrange[1]=1; # set the minimum value to 1
for(i in 1:length(targetmat)){
  vali=targetmat[[i]]+1;
  if(i==1){
    plot(1:length(vali),vali,type='b',las=1,pch=20,main=paste('sgRNAs in',targetgene),ylab='Read counts',xlab='Samples',xlim=c(0.7,length(vali)+0.3),ylim = yrange,col=colors[(i %% length(colors))],xaxt='n',log='y')
    axis(1,at=1:length(vali),labels=(collabel),las=2)
    # lines(0:100,rep(1,101),col='black');
  }else{
    lines(1:length(vali),vali,type='b',pch=20,col=colors[(i %% length(colors))])
  }
}



dev.off()
Sweave("TREM2_CRISPRa_summary.Rnw");
library(tools);

texi2dvi("TREM2_CRISPRa_summary.tex",pdf=TRUE);
